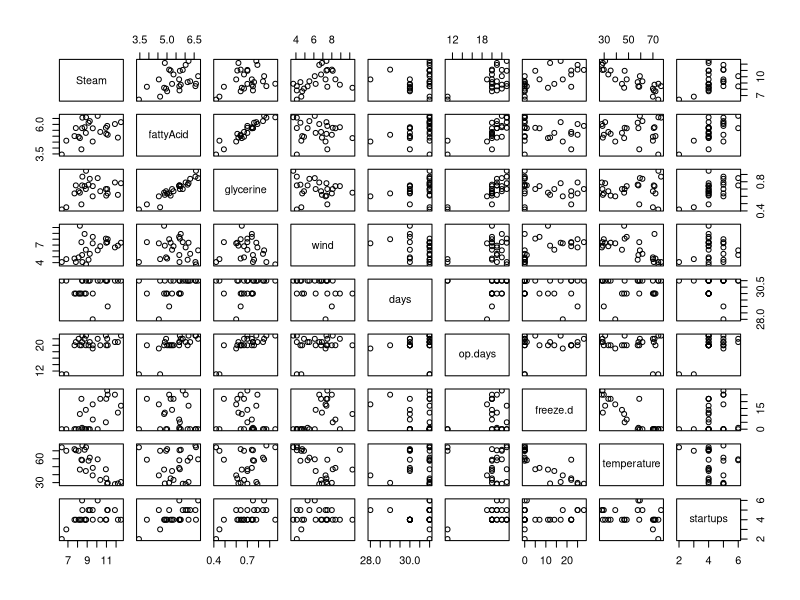
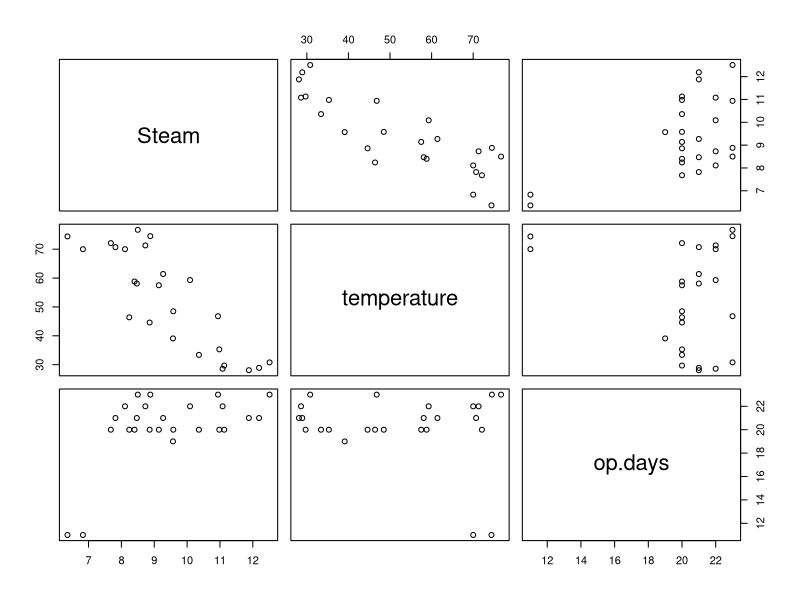

These figures' R source, in order:
library(robustbase)


### Name: steamUse
### Title: Steam Usage Data (Excerpt)
### Aliases: steamUse
### Keywords: datasets

### ** Examples

## Not run: 
##D if(require("aprean3")) { # show how  'steamUse'  is related to 'dsa01a'
##D   stm <- dsa01a
##D   names(stm) <- c("Steam", "fattyAcid", "glycerine", "wind",
##D 		  "days", "op.days", "freeze.d",
##D 		  "temperature", "wind.2", "startups")
##D   ## prove that wind.2 is  wind^2, "traditionally" rounded to 1 digit:
##D   stopifnot(all.equal(floor(0.5 + 10*stm[,"wind"]^2)/10,
##D                       stm[,"wind.2"], tol = 1e-14))
##D   ## hence drop it
##D   steamUse <- stm[, names(stm) != "wind.2"]
##D }
## End(Not run)
data(steamUse)
str(steamUse)
## Looking at this,
cbind(M=rep_len(month.abb, 25), steamUse[,5:8, drop=FALSE])
## one will conjecture that these were 25 months, Jan--Jan in a row,
## starting in a leap year (perhaps 1960 ?).

plot(steamUse)

summary(fm1 <- lmrob(Steam ~ temperature + op.days, data=steamUse))
## diagnoses 2 outliers: month of July, maybe company-wide summer vacations
## KS2014 alone seems not robust enough:
summary(fm.14 <- lmrob(Steam ~ temperature + op.days, data=steamUse,
         setting="KS2014"))
pairs(Steam ~ temperature+op.days, steamUse)
